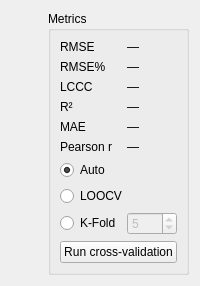
             <widget class="QWidget" name="tabSVMValidation">
              <attribute name="title">
               <string>Validation</string>
              </attribute>
              <layout class="QHBoxLayout" name="horizontalLayoutSVMValidation">
               <item>
                <widget class="QWidget" name="canvasSVMValidation" native="true"/>
               </item>
               <item>
                <widget class="QGroupBox" name="groupSVMMetrics">
                 <property name="title">
                  <string>Metrics</string>
                 </property>
                 <layout class="QGridLayout" name="gridLayoutSVMMetrics">
                  <item row="0" column="0">
                   <widget class="QLabel" name="labelSVMRMSE">
                    <property name="text">
                     <string>RMSE</string>
                    </property>
                   </widget>
                  </item>
                  <item row="0" column="1">
                   <widget class="QLabel" name="valSVMRMSE">
                    <property name="text">
                     <string>—</string>
                    </property>
                   </widget>
                  </item>
                  <item row="1" column="0">
                   <widget class="QLabel" name="labelSVMRMSEpct">
                    <property name="text">
                     <string>RMSE%</string>
                    </property>
                   </widget>
                  </item>
                  <item row="1" column="1">
                   <widget class="QLabel" name="valSVMRMSEpct">
                    <property name="text">
                     <string>—</string>
                    </property>
                   </widget>
                  </item>
                  <item row="2" column="0">
                   <widget class="QLabel" name="labelSVMLCCC">
                    <property name="text">
                     <string>LCCC</string>
                    </property>
                   </widget>
                  </item>
                  <item row="2" column="1">
                   <widget class="QLabel" name="valSVMLCCC">
                    <property name="text">
                     <string>—</string>
                    </property>
                   </widget>
                  </item>
                  <item row="3" column="0">
                   <widget class="QLabel" name="labelSVMR2">
                    <property name="text">
                     <string>R²</string>
                    </property>
                   </widget>
                  </item>
                  <item row="3" column="1">
                   <widget class="QLabel" name="valSVMR2">
                    <property name="text">
                     <string>—</string>
                    </property>
                   </widget>
                  </item>
                  <item row="4" column="0">
                   <widget class="QLabel" name="labelSVMMAE">
                    <property name="text">
                     <string>MAE</string>
                    </property>
                   </widget>
                  </item>
                  <item row="4" column="1">
                   <widget class="QLabel" name="valSVMMAE">
                    <property name="text">
                     <string>—</string>
                    </property>
                   </widget>
                  </item>
                  <item row="5" column="0">
                   <widget class="QLabel" name="labelSVMPearsonR">
                    <property name="text">
                     <string>Pearson r</string>
                    </property>
                   </widget>
                  </item>
                  <item row="5" column="1">
                   <widget class="QLabel" name="valSVMPearsonR">
                    <property name="text">
                     <string>—</string>
                    </property>
                   </widget>
                  </item>
                  <item row="6" column="0" colspan="2">
                   <widget class="QRadioButton" name="radSVM_CV_Auto">
                    <property name="text">
                     <string>Auto</string>
                    </property>
                    <property name="checked">
                     <bool>true</bool>
                    </property>
                   </widget>
                  </item>
                  <item row="7" column="0" colspan="2">
                   <widget class="QRadioButton" name="radSVM_CV_LOOCV">
                    <property name="text">
                     <string>LOOCV</string>
                    </property>
                   </widget>
                  </item>
                  <item row="8" column="0">
                   <widget class="QRadioButton" name="radSVM_CV_KFold">
                    <property name="text">
                     <string>K-Fold</string>
                    </property>
                   </widget>
                  </item>
                  <item row="8" column="1">
                   <widget class="QSpinBox" name="spinSVM_k">
                    <property name="enabled">
                     <bool>false</bool>
                    </property>
                    <property name="minimum">
                     <number>2</number>
                    </property>
                    <property name="maximum">
                     <number>100</number>
                    </property>
                    <property name="value">
                     <number>5</number>
                    </property>
                   </widget>
                  </item>
                  <item row="9" column="0" colspan="2">
                   <widget class="QPushButton" name="btnSVMRunCV">
                    <property name="text">
                     <string>Run cross-validation</string>
                    </property>
                   </widget>
                  </item>
                 </layout>
                </widget>
               </item>
              </layout>
             </widget>
